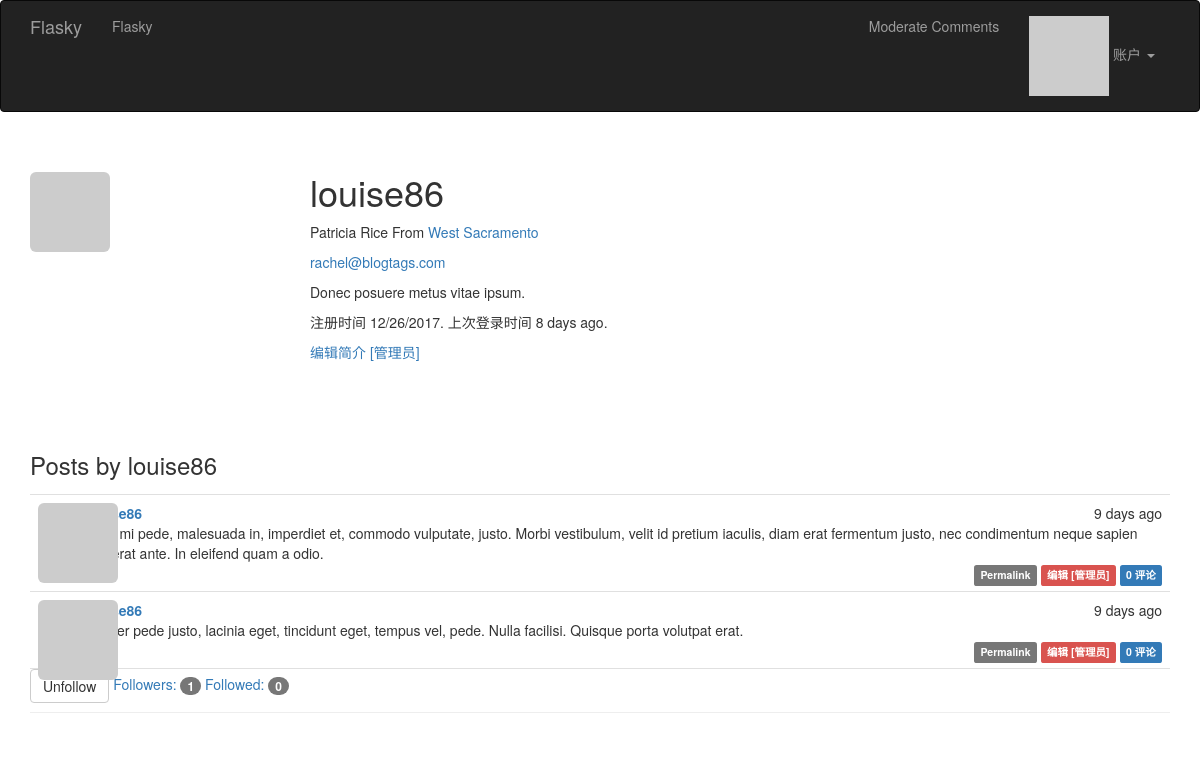
The page /user/louise86 (signed in) on the database its author committed.
### app/modles.py (models this page shows, shortened)
class User(UserMixin, db.Model):
    __tablename__ = 'users'
    id = db.Column(db.Integer, primary_key=True)
    email = db.Column(db.String(64), unique=True, index=True)
    username = db.Column(db.String(64), unique=True, index=True)
    role_id = db.Column(db.Integer, db.ForeignKey('roles.id'))
    password_hash = db.Column(db.String(128))
    confirmed = db.Column(db.Boolean, default=False)
    name = db.Column(db.String(64))
    location = db.Column(db.String(64))
    about_me = db.Column(db.Text())
    member_since = db.Column(db.DateTime(), default=datetime.utcnow)
    last_seen = db.Column(db.DateTime(), default=datetime.utcnow)
    avatar_hash = db.Column(db.String(32))
    posts = db.relationship('Post', backref='author', lazy='dynamic')
    followed = db.relationship('Follow',
                               foreign_keys=[Follow.follower_id],
                               backref=db.backref('follower', lazy='joined'),
                               lazy='dynamic', cascade='all, delete-orphan')
    followers = db.relationship('Follow',
                                foreign_keys=[Follow.followed_id],
                               backref=db.backref('followed', lazy='joined'),
                                lazy='dynamic',
                                cascade='all, delete-orphan')
    comments = db.relationship('Comment', backref='author', lazy='dynamic')
    @property
    def password(self):
        raise AttributeError('密码不可读取')
    def can(self, permission):
        return self.role is not None and self.role.has_permission(permission)
    def is_administrator(self):
        return self.can(Permission.ADMINISTER)
    def ping(self):
        self.last_seen = datetime.utcnow()
        db.session.add(self)
    def gravatar(self, size=100, default='identicon', rating='g'):
        if request.is_secure:
            url = 'https://secure.gravatar.com/avatar'
        else:
            url = 'http://www.gravatar.com/avatar'
        hash = self.avatar_hash or hashlib.md5(self.email.encode('utf-8')).hexdigest()
        return '{url}/{hash}?s={size}&d={default}&r={rating}'.format(
            url=url, hash=hash, size=size, default=default, rating=rating
        )
    def is_following(self, user):
        return self.followed.filter_by(followed_id=user.id).first() is not None

class Post(db.Model):
    __tablename__ = 'posts'
    id = db.Column(db.Integer, primary_key=True)
    body = db.Column(db.Text)
    timestamp = db.Column(db.DateTime, index=True, default=datetime.utcnow)
    author_id = db.Column(db.Integer, db.ForeignKey('users.id'))
    body_html = db.Column(db.Text)
    comments = db.relationship('Comment', backref='post', lazy='dynamic')

### app/main/views.py (the view)
@main.route('/user/<username>')
def user(username):
    user = User.query.filter_by(username=username).first_or_404()
    page = request.args.get('page', 1, type=int)
    pagination = user.posts.order_by(Post.timestamp.desc()).paginate(page,
                per_page=current_app.config['FLASKY_POSTS_PER_PAGE'], error_out=False)
    posts = pagination.items
    return render_template('user.html', user=user, posts=posts, pagination=pagination)

### app/auth/views.py (called while the page is built)
@auth.before_app_request
def before_request():
    if current_user.is_authenticated:
        current_user.ping()
        if not current_user.confirmed \
            and request.endpoint[:5] != 'auth.' and request.endpoint != 'static':
            return redirect(url_for('auth.unconfirmed'))

### app/main/__init__.py (called while the page is built)
@main.app_context_processor
def inject_permission():
    return dict(Permission=Permission)

### app/modles.py (called while the page is built)
@login_manager.user_loader
def load_user(user_id):
    return User.query.get(int(user_id))

    def has_permission(self, perm):
        return self.permissions and perm == perm

### app/templates/user.html (shortened to what this page needs)
{% extends "base.html" %}
{% block page_content %}
<div class="page-header">
    <img class="img-rounded profile-thumbnail" src="{{ user.gravatar(size=256) }}">
    <div class="profile-header">
    <h1>{{ user.username }}</h1>
    {% if user.name or user.location %}
    <p>
        {% if user.name %}
        {{ user.name }}
        {% endif %}
        {% if user.location %}
            From <a href="http://maps.google.com/?q={{ user.location }}">{{ user.location }}</a>
        {% endif %}
    </p>
    {% endif %}
    {% if current_user.is_administrator() %}
        <p><a href="mailto:{{ user.email }}">{{ user.email }}</a> </p>
    {% endif %}
    {% if user.about_me %}
    <p>
        {{ user.about_me }}
    </p>
    {% endif %}
    <p>
        注册时间 {{ moment(user.member_since).format('L') }}.
        上次登录时间 {{ moment(user.last_seen).fromNow() }}.
    </p>
    {% if current_user.is_administrator() %}
        <a href="{{ url_for('.edit_profile_admin', id=user.id) }}">编辑简介 [管理员]</a>
    {% endif %}
    </div>
    <h3>Posts by {{ user.username }}</h3>
    {% include '_posts.html' %}
    {% if current_user.can(Permission.FOLLOW) and user != current_user %}
        {% if not current_user.is_following(user) %}
            <a href="{{ url_for('.follow', username=user.username) }}" class="btn btn-default">Follow</a>
        {% else %}
            <a href="{{ url_for('.unfollow', username=user.username) }}" class="btn btn-default">Unfollow</a>
        {% endif %}
    {% endif %}
    <a href="{{ url_for('.followers', username=user.username) }}">
        Followers: <span class="badge">{{ user.followers.count() - 1}}</span>
    </a>
    <a href="{{ url_for('.followed_by', username=user.username) }}">
        Followed: <span class="badge">{{ user.followed.count() - 1}}</span>
    </a>
</div>
{% endblock %}

### app/templates/_posts.html (shortened to what this page needs)
<ul class="posts">
    {% for post in posts %}
    <li class="post">
    <div class="post-thumbnail">
        <a href="{{ url_for('.user', username=post.author.username) }}">
            <img class="img-rounded profile-thumbnail" src="{{ post.author.gravatar(size=40) }}">
        </a>
    </div>
    <div class="post-content">
        <div class="post-date">{{ moment(post.timestamp).fromNow() }}</div>
        <div class="post-author">
            <a href="{{ url_for('.user', username=post.author.username) }}">
            </a>
        </div>
        <div class="post-body">
            {% if post.body_html %}
                {{ post.body_html | safe }}
            {% else %}
                {{ post.body }}
            {% endif %}
        </div>
        <div class="post-footer">
            <a href="{{ url_for('.post', id=post.id) }}">
                <span class="label label-default">Permalink</span>
            </a>
            {% if current_user == post.author %}
            <a href="{{ url_for('.edit', id=post.id) }}">
                <span class="label label-primary">编辑</span>
            </a>
            {% elif current_user.is_administrator() %}
            <a href="{{ url_for('.edit', id=post.id) }}">
                <span class="label label-danger">编辑 [管理员]</span>
            </a>
            {% endif %}
            <a href="{{ url_for('.post', id=post.id) }}#comments">
                <span class="label label-primary">
                    {{ post.comments.count() }} 评论
                </span>
            </a>
        </div>
    </div>
    </li>
    {% endfor %}
</ul>

### app/static/styles.css (style rules this page uses)
.profile-thumbnail { position: absolute; }
.profile-header { min-height: 260px; margin-left: 280px; }
ul.posts { list-style-type: none; padding: 0px; margin: 16px 0px 0px 0px; border-top: 1px solid #e0e0e0; }
ul.posts li.post { padding: 8px; border-bottom: 1px solid #e0e0e0; }
div.post-date { float: right; }
div.post-author { font-weight: bold; }
div.post-thumbnail { position: absolute; }
div.post-content { margin-left: 48px; min-height: 48px; }
div.post-footer { text-align: right; }

### rows shown on the page
User: username "louise86", name "Patricia Rice", location "West Sacramento", email "rachel@blogtags.com", about_me "Donec posuere metus vitae ipsum.", member_since "12/26/2017", last_seen "8 days ago"
Post: timestamp "9 days ago", body "Cras mi pede, malesuada in, imperdiet et, commodo vulputate, justo. Morbi vestibulum, velit id pretium iaculis, diam erat fermentum justo, nec condimentum neque sapien placerat ante. In eleifend quam a odio.", comments.count "0"
Post: timestamp "9 days ago", body "Integer pede justo, lacinia eget, tincidunt eget, tempus vel, pede. Nulla facilisi. Quisque porta volutpat erat.", comments.count "0"

### other values the page prints
{{ user.followers.count() - 1 }} "1"
{{ user.followed.count() - 1 }} "0"
